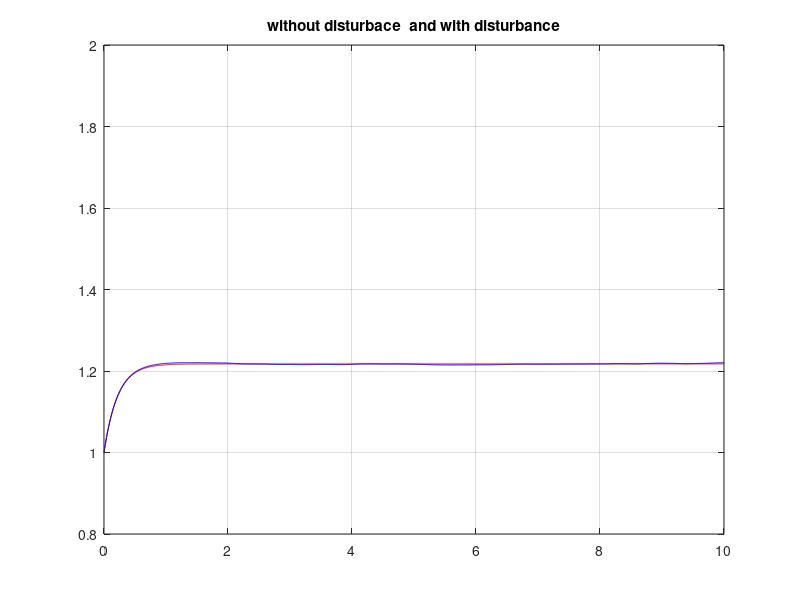
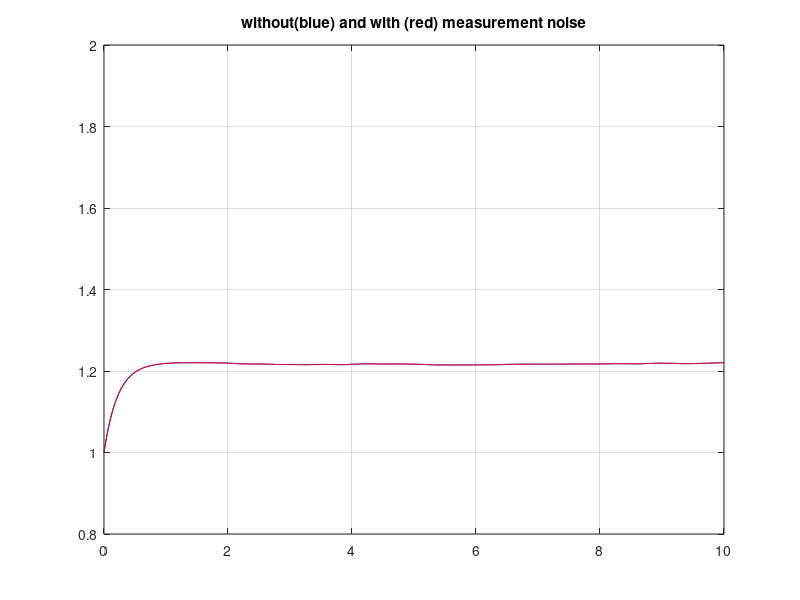
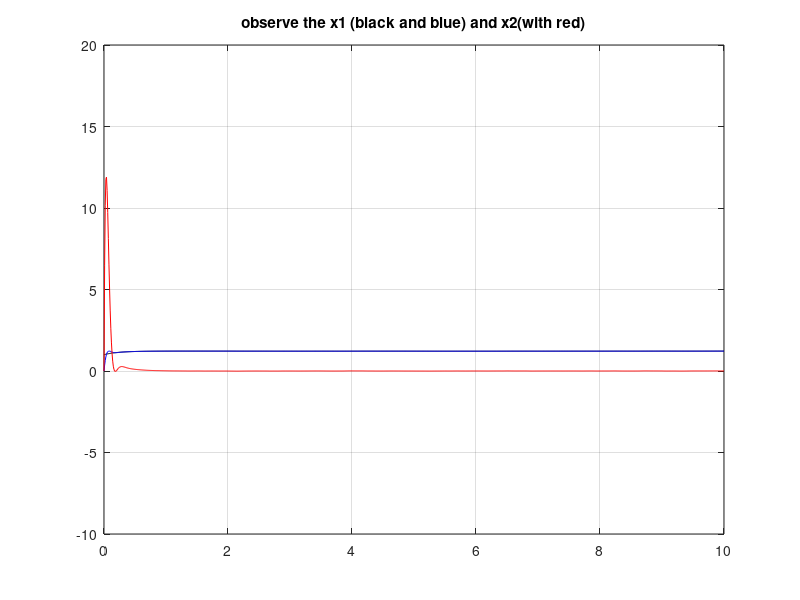

Write MATLAB code to recreate these figures, in order.


clear all; clc;clf

% system dynamics
a= 4.6;
gam = 0.1;
Vdg =gam^2*10;            % the intensity of the disturbance
Vm =10^-7;                % the noise intensity 
%ka = 0.787;
% the plant state space model

A = [ 0 1;0 -a];
B = [0 1]';
C = [1 0];
sys= ss(A,B,C,0); 

% an trajectory example with an initial point
x0 =[1;1];
y0 = C*x0;  % inital values of the plant states 
N = 1000;  % the sampling number of data
tf  = 10 ;    % the final time 
t = linspace(0,tf,N);
vd = Vdg*randn(N,1);   % gaussian noise ... if awgn is available, use agwn (it stands for 
                       %   additive white gaussian noise   
[y,t,x]=lsim(sys,zeros(N,1), t,x0);   % without disturnbance 
[yd,t,x]=lsim(sys,vd, t,x0);          % disturnbance 

figure(1)
plot(t,y,'r', t,yd,'b'); grid on
title('without disturbace  and with disturbance')
axis([0 tf 0.8 2])

% the plant output corrupted by a noise
vm = Vm*randn(N,1);
ym = yd + vm;
figure(2)
plot(t,yd,'b', t,ym, 'r'); grid on
axis([0 tf 0.8 2])
title('without(blue) and with (red) measurement noise')
%%  design the optimal observer gain
[L,P,E] = lqe(A,B,C,Vdg,Vm)
%%
% Total system 
AT  = [A  zeros(2,2) ; L*C  A-L*C];
BT =  [ B  B zeros(2,2); zeros(2,2) B L];
CT = [C zeros(1,2); zeros(2,2) eye(2,2)];

sysT = ss(AT,BT,CT,0);
uT = [zeros(N,1),vd ,zeros(N,1), vm];

[yTd,t,x] = lsim(sysT,  uT, t,[x0; 0;0]); % input with  u = 0 and  disturnbance 
yTdd = yTd(:,1) + vm;
figure(3)
plot(t,yTdd,'k',t,yTd(:,2),'b', t,yTd(:,3),'r'  ); grid on ;
title('observe the x1 (black and blue) and x2(with red)')
axis([0 10  -10   20])

%%
% figure(3)
% plot(diff(yTd(:,1)),'b'); hold on
% plot(yTd(:,3),'r')